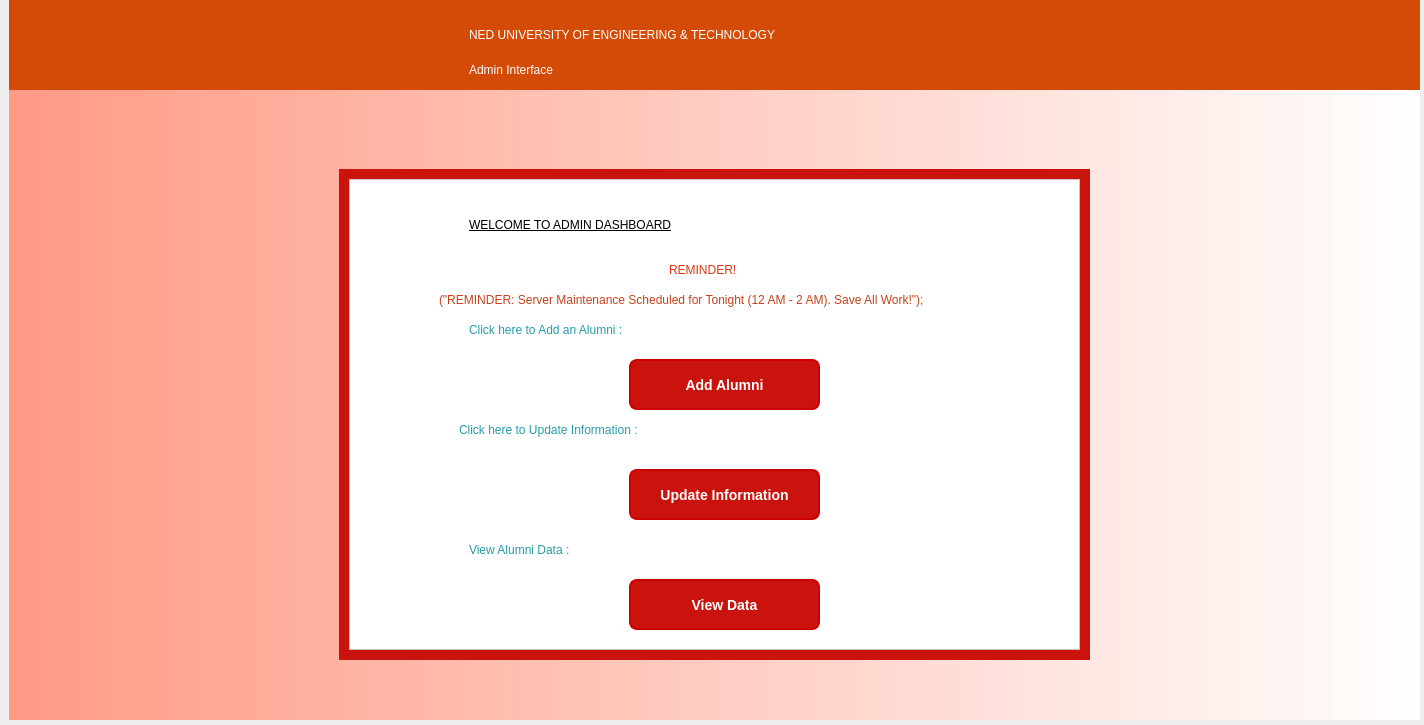
<?xml version="1.0" encoding="UTF-8"?>
<ui version="4.0">
 <class>AdminDashboardDialog</class>
 <widget class="QDialog" name="AdminDashboardDialog">
  <property name="geometry">
   <rect>
    <x>0</x>
    <y>0</y>
    <width>1424</width>
    <height>725</height>
   </rect>
  </property>
  <property name="windowTitle">
   <string>Dialog</string>
  </property>
  <widget class="QDialogButtonBox" name="buttonBox">
   <property name="geometry">
    <rect>
     <x>1060</x>
     <y>680</y>
     <width>341</width>
     <height>32</height>
    </rect>
   </property>
   <property name="orientation">
    <enum>Qt::Orientation::Horizontal</enum>
   </property>
   <property name="standardButtons">
    <set>QDialogButtonBox::StandardButton::Cancel|QDialogButtonBox::StandardButton::Ok</set>
   </property>
  </widget>
  <widget class="QWidget" name="widget" native="true">
   <property name="geometry">
    <rect>
     <x>-1</x>
     <y>-1</y>
     <width>1421</width>
     <height>721</height>
    </rect>
   </property>
   <widget class="QLabel" name="label">
    <property name="geometry">
     <rect>
      <x>10</x>
      <y>0</y>
      <width>1411</width>
      <height>721</height>
     </rect>
    </property>
    <property name="accessibleName">
     <string>Add Alumni</string>
    </property>
    <property name="styleSheet">
     <string notr="true">background-color: qlineargradient(spread:pad, x1:0, y1:1, x2:1, y2:1, stop:0 rgba(255, 154, 133, 255), stop:1 rgba(255, 255, 255, 255));</string>
    </property>
    <property name="text">
     <string/>
    </property>
   </widget>
   <widget class="QWidget" name="widget_2" native="true">
    <property name="geometry">
     <rect>
      <x>10</x>
      <y>0</y>
      <width>1461</width>
      <height>91</height>
     </rect>
    </property>
    <property name="styleSheet">
     <string notr="true">background-color: rgb(212, 75, 7);
color:#ffffff;</string>
    </property>
    <widget class="QLabel" name="label_2">
     <property name="geometry">
      <rect>
       <x>300</x>
       <y>0</y>
       <width>121</width>
       <height>91</height>
      </rect>
     </property>
     <property name="text">
      <string/>
     </property>
     <property name="pixmap">
      <pixmap>nedlogo.jpg</pixmap>
     </property>
     <property name="scaledContents">
      <bool>true</bool>
     </property>
    </widget>
    <widget class="QLabel" name="label_3">
     <property name="geometry">
      <rect>
       <x>460</x>
       <y>20</y>
       <width>721</width>
       <height>31</height>
      </rect>
     </property>
     <property name="styleSheet">
      <string notr="true">
font: 18pt &quot;Segoe UI&quot;;</string>
     </property>
     <property name="text">
      <string>NED UNIVERSITY OF ENGINEERING &amp; TECHNOLOGY</string>
     </property>
    </widget>
    <widget class="QLabel" name="label_4">
     <property name="geometry">
      <rect>
       <x>460</x>
       <y>60</y>
       <width>191</width>
       <height>21</height>
      </rect>
     </property>
     <property name="styleSheet">
      <string notr="true">font: 14pt &quot;Segoe UI&quot;;</string>
     </property>
     <property name="text">
      <string>Admin Interface</string>
     </property>
    </widget>
   </widget>
   <widget class="QWidget" name="widget_3" native="true">
    <property name="geometry">
     <rect>
      <x>340</x>
      <y>170</y>
      <width>751</width>
      <height>491</height>
     </rect>
    </property>
    <property name="styleSheet">
     <string notr="true">background-color: rgb(203, 19, 13);</string>
    </property>
    <widget class="QFrame" name="frame">
     <property name="geometry">
      <rect>
       <x>10</x>
       <y>10</y>
       <width>731</width>
       <height>471</height>
      </rect>
     </property>
     <property name="styleSheet">
      <string notr="true">background-color: rgb(255, 255, 255);
gridline-color: rgb(255, 255, 255);
border-right-color: rgb(186, 51, 24);
border-top-color: rgb(186, 51, 24);
border-bottom-color: rgb(186, 51, 24);
border-left-color: rgb(186, 51, 24);</string>
     </property>
     <property name="frameShape">
      <enum>QFrame::Shape::StyledPanel</enum>
     </property>
     <property name="frameShadow">
      <enum>QFrame::Shadow::Raised</enum>
     </property>
     <widget class="QLabel" name="label_5">
      <property name="geometry">
       <rect>
        <x>120</x>
        <y>20</y>
        <width>551</width>
        <height>51</height>
       </rect>
      </property>
      <property name="styleSheet">
       <string notr="true">font: 600 20pt &quot;Segoe UI&quot;;
text-decoration: underline;</string>
      </property>
      <property name="text">
       <string>WELCOME TO ADMIN DASHBOARD</string>
      </property>
     </widget>
     <widget class="QLabel" name="label_6">
      <property name="geometry">
       <rect>
        <x>320</x>
        <y>80</y>
        <width>91</width>
        <height>21</height>
       </rect>
      </property>
      <property name="styleSheet">
       <string notr="true">color: rgb(216, 52, 19);
font: 600 10pt &quot;Segoe UI&quot;;</string>
      </property>
      <property name="text">
       <string>REMINDER!</string>
      </property>
     </widget>
     <widget class="QLabel" name="label_7">
      <property name="geometry">
       <rect>
        <x>90</x>
        <y>110</y>
        <width>621</width>
        <height>21</height>
       </rect>
      </property>
      <property name="styleSheet">
       <string notr="true">color: rgb(197, 66, 25);</string>
      </property>
      <property name="text">
       <string>(&quot;REMINDER: Server Maintenance Scheduled for Tonight (12 AM - 2 AM). Save All Work!&quot;);  </string>
      </property>
     </widget>
     <widget class="QPushButton" name="addAlumniButton">
      <property name="geometry">
       <rect>
        <x>280</x>
        <y>180</y>
        <width>191</width>
        <height>51</height>
       </rect>
      </property>
      <property name="accessibleName">
       <string>Add Alumni</string>
      </property>
      <property name="styleSheet">
       <string notr="true">QPushButton {
    font: bold 14px;
    padding: 10px;
    background-color: rgb(203, 19, 13);  /* Bright Red */
    color: white;
    border: 2px solid #CC0000;
    border-radius: 8px;
}
QPushButton:hover {
    background-color: #FF4C4C;  /* Lighter on hover */
}
</string>
      </property>
      <property name="text">
       <string>Add Alumni</string>
      </property>
     </widget>
     <widget class="QLabel" name="label_8">
      <property name="geometry">
       <rect>
        <x>120</x>
        <y>140</y>
        <width>241</width>
        <height>21</height>
       </rect>
      </property>
      <property name="styleSheet">
       <string notr="true">color: rgb(37, 156, 167);
font: 600 11pt &quot;Segoe UI&quot;;</string>
      </property>
      <property name="text">
       <string>Click here to Add an Alumni :</string>
      </property>
     </widget>
     <widget class="QLabel" name="label_9">
      <property name="geometry">
       <rect>
        <x>110</x>
        <y>240</y>
        <width>281</width>
        <height>21</height>
       </rect>
      </property>
      <property name="styleSheet">
       <string notr="true">color: rgb(37, 156, 167);
font: 600 11pt &quot;Segoe UI&quot;;</string>
      </property>
      <property name="text">
       <string>Click here to Update Information :</string>
      </property>
     </widget>
     <widget class="QPushButton" name="updateInfoButton">
      <property name="geometry">
       <rect>
        <x>280</x>
        <y>290</y>
        <width>191</width>
        <height>51</height>
       </rect>
      </property>
      <property name="accessibleName">
       <string>Add Alumni</string>
      </property>
      <property name="styleSheet">
       <string notr="true">QPushButton {
    font: bold 14px;
    padding: 10px;
    background-color: rgb(203, 19, 13);  /* Bright Red */
    color: white;
    border: 2px solid #CC0000;
    border-radius: 8px;
}
QPushButton:hover {
    background-color: #FF4C4C;  /* Lighter on hover */
}
</string>
      </property>
      <property name="text">
       <string>Update Information</string>
      </property>
     </widget>
     <widget class="QLabel" name="label_10">
      <property name="geometry">
       <rect>
        <x>120</x>
        <y>360</y>
        <width>181</width>
        <height>21</height>
       </rect>
      </property>
      <property name="styleSheet">
       <string notr="true">color: rgb(37, 156, 167);
font: 600 11pt &quot;Segoe UI&quot;;</string>
      </property>
      <property name="text">
       <string>View Alumni Data :</string>
      </property>
     </widget>
     <widget class="QPushButton" name="ShowDataButton_4">
      <property name="geometry">
       <rect>
        <x>280</x>
        <y>400</y>
        <width>191</width>
        <height>51</height>
       </rect>
      </property>
      <property name="accessibleName">
       <string>Add Alumni</string>
      </property>
      <property name="styleSheet">
       <string notr="true">QPushButton {
    font: bold 14px;
    padding: 10px;
    background-color: rgb(203, 19, 13);  /* Bright Red */
    color: white;
    border: 2px solid #CC0000;
    border-radius: 8px;
}
QPushButton:hover {
    background-color: #FF4C4C;  /* Lighter on hover */
}
</string>
      </property>
      <property name="text">
       <string>View Data</string>
      </property>
     </widget>
    </widget>
   </widget>
  </widget>
 </widget>
 <resources/>
 <connections>
  <connection>
   <sender>buttonBox</sender>
   <signal>accepted()</signal>
   <receiver>AdminDashboardDialog</receiver>
   <slot>accept()</slot>
   <hints>
    <hint type="sourcelabel">
     <x>248</x>
     <y>254</y>
    </hint>
    <hint type="destinationlabel">
     <x>157</x>
     <y>274</y>
    </hint>
   </hints>
  </connection>
  <connection>
   <sender>buttonBox</sender>
   <signal>rejected()</signal>
   <receiver>AdminDashboardDialog</receiver>
   <slot>reject()</slot>
   <hints>
    <hint type="sourcelabel">
     <x>316</x>
     <y>260</y>
    </hint>
    <hint type="destinationlabel">
     <x>286</x>
     <y>274</y>
    </hint>
   </hints>
  </connection>
 </connections>
</ui>
